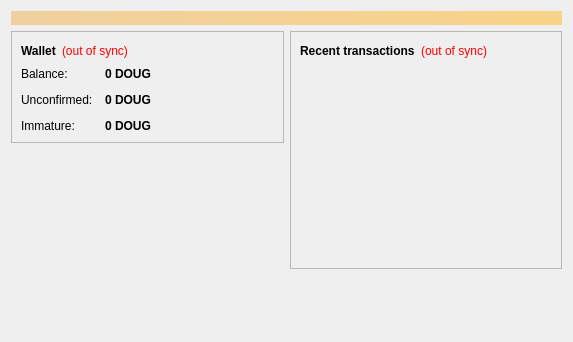
<?xml version="1.0" encoding="UTF-8"?>
<ui version="4.0">
 <class>OverviewPage</class>
 <widget class="QWidget" name="OverviewPage">
  <property name="geometry">
   <rect>
    <x>0</x>
    <y>0</y>
    <width>573</width>
    <height>342</height>
   </rect>
  </property>
  <property name="windowTitle">
   <string>Form</string>
  </property>
  <layout class="QVBoxLayout" name="topLayout">
   <item>
    <widget class="QLabel" name="labelAlerts">
     <property name="visible">
      <bool>false</bool>
     </property>
     <property name="styleSheet">
      <string notr="true">background-color: qlineargradient(x1: 0, y1: 0, x2: 1, y2: 0, stop:0 #F0D0A0, stop:1 #F8D488); color:#000000;</string>
     </property>
     <property name="wordWrap">
      <bool>true</bool>
     </property>
     <property name="margin">
      <number>3</number>
     </property>
    </widget>
   </item>
   <item>
    <layout class="QHBoxLayout" name="horizontalLayout" stretch="1,1">
     <item>
      <layout class="QVBoxLayout" name="verticalLayout_2">
       <item>
        <widget class="QFrame" name="frame">
         <property name="frameShape">
          <enum>QFrame::StyledPanel</enum>
         </property>
         <property name="frameShadow">
          <enum>QFrame::Raised</enum>
         </property>
         <layout class="QVBoxLayout" name="verticalLayout_4">
          <item>
           <layout class="QHBoxLayout" name="horizontalLayout_4">
            <item>
             <widget class="QLabel" name="label_5">
              <property name="font">
               <font>
                <weight>75</weight>
                <bold>true</bold>
               </font>
              </property>
              <property name="text">
               <string>Wallet</string>
              </property>
             </widget>
            </item>
            <item>
             <widget class="QLabel" name="labelWalletStatus">
              <property name="toolTip">
               <string>The displayed information may be out of date. Your wallet automatically synchronizes with the Dougcoin network after a connection is established, but this process has not completed yet.</string>
              </property>
              <property name="styleSheet">
               <string notr="true">QLabel { color: red; }</string>
              </property>
              <property name="text">
               <string notr="true">(out of sync)</string>
              </property>
              <property name="alignment">
               <set>Qt::AlignLeading|Qt::AlignLeft|Qt::AlignVCenter</set>
              </property>
             </widget>
            </item>
            <item>
             <spacer name="horizontalSpacer_2">
              <property name="orientation">
               <enum>Qt::Horizontal</enum>
              </property>
              <property name="sizeHint" stdset="0">
               <size>
                <width>40</width>
                <height>20</height>
               </size>
              </property>
             </spacer>
            </item>
           </layout>
          </item>
          <item>
           <layout class="QFormLayout" name="formLayout_2">
            <property name="fieldGrowthPolicy">
             <enum>QFormLayout::AllNonFixedFieldsGrow</enum>
            </property>
            <property name="horizontalSpacing">
             <number>12</number>
            </property>
            <property name="verticalSpacing">
             <number>12</number>
            </property>
            <item row="0" column="0">
             <widget class="QLabel" name="label">
              <property name="text">
               <string>Balance:</string>
              </property>
             </widget>
            </item>
            <item row="0" column="1">
             <widget class="QLabel" name="labelBalance">
              <property name="font">
               <font>
                <weight>75</weight>
                <bold>true</bold>
               </font>
              </property>
              <property name="cursor">
               <cursorShape>IBeamCursor</cursorShape>
              </property>
              <property name="toolTip">
               <string>Your current balance</string>
              </property>
              <property name="text">
               <string notr="true">0 DOUG</string>
              </property>
              <property name="textInteractionFlags">
               <set>Qt::LinksAccessibleByMouse|Qt::TextSelectableByKeyboard|Qt::TextSelectableByMouse</set>
              </property>
             </widget>
            </item>
            <item row="1" column="0">
             <widget class="QLabel" name="label_3">
              <property name="text">
               <string>Unconfirmed:</string>
              </property>
             </widget>
            </item>
            <item row="1" column="1">
             <widget class="QLabel" name="labelUnconfirmed">
              <property name="font">
               <font>
                <weight>75</weight>
                <bold>true</bold>
               </font>
              </property>
              <property name="cursor">
               <cursorShape>IBeamCursor</cursorShape>
              </property>
              <property name="toolTip">
               <string>Total of transactions that have yet to be confirmed, and do not yet count toward the current balance</string>
              </property>
              <property name="text">
               <string notr="true">0 DOUG</string>
              </property>
              <property name="textInteractionFlags">
               <set>Qt::LinksAccessibleByMouse|Qt::TextSelectableByKeyboard|Qt::TextSelectableByMouse</set>
              </property>
             </widget>
            </item>
            <item row="2" column="0">
             <widget class="QLabel" name="labelImmatureText">
              <property name="text">
               <string>Immature:</string>
              </property>
             </widget>
            </item>
            <item row="2" column="1">
             <widget class="QLabel" name="labelImmature">
              <property name="font">
               <font>
                <weight>75</weight>
                <bold>true</bold>
               </font>
              </property>
              <property name="toolTip">
               <string>Mined balance that has not yet matured</string>
              </property>
              <property name="text">
               <string notr="true">0 DOUG</string>
              </property>
              <property name="textInteractionFlags">
               <set>Qt::LinksAccessibleByMouse|Qt::TextSelectableByKeyboard|Qt::TextSelectableByMouse</set>
              </property>
             </widget>
            </item>
           </layout>
          </item>
         </layout>
        </widget>
       </item>
       <item>
        <spacer name="verticalSpacer">
         <property name="orientation">
          <enum>Qt::Vertical</enum>
         </property>
         <property name="sizeHint" stdset="0">
          <size>
           <width>20</width>
           <height>40</height>
          </size>
         </property>
        </spacer>
       </item>
      </layout>
     </item>
     <item>
      <layout class="QVBoxLayout" name="verticalLayout_3">
       <item>
        <widget class="QFrame" name="frame_2">
         <property name="frameShape">
          <enum>QFrame::StyledPanel</enum>
         </property>
         <property name="frameShadow">
          <enum>QFrame::Raised</enum>
         </property>
         <layout class="QVBoxLayout" name="verticalLayout">
          <item>
           <layout class="QHBoxLayout" name="horizontalLayout_2">
            <item>
             <widget class="QLabel" name="label_4">
              <property name="text">
               <string>&lt;b&gt;Recent transactions&lt;/b&gt;</string>
              </property>
             </widget>
            </item>
            <item>
             <widget class="QLabel" name="labelTransactionsStatus">
              <property name="toolTip">
               <string>The displayed information may be out of date. Your wallet automatically synchronizes with the Dougcoin network after a connection is established, but this process has not completed yet.</string>
              </property>
              <property name="styleSheet">
               <string notr="true">QLabel { color: red; }</string>
              </property>
              <property name="text">
               <string notr="true">(out of sync)</string>
              </property>
              <property name="alignment">
               <set>Qt::AlignRight|Qt::AlignTrailing|Qt::AlignVCenter</set>
              </property>
             </widget>
            </item>
            <item>
             <spacer name="horizontalSpacer">
              <property name="orientation">
               <enum>Qt::Horizontal</enum>
              </property>
              <property name="sizeHint" stdset="0">
               <size>
                <width>40</width>
                <height>20</height>
               </size>
              </property>
             </spacer>
            </item>
           </layout>
          </item>
          <item>
           <widget class="QListView" name="listTransactions">
            <property name="styleSheet">
             <string notr="true">QListView { background: transparent; }</string>
            </property>
            <property name="frameShape">
             <enum>QFrame::NoFrame</enum>
            </property>
            <property name="verticalScrollBarPolicy">
             <enum>Qt::ScrollBarAlwaysOff</enum>
            </property>
            <property name="horizontalScrollBarPolicy">
             <enum>Qt::ScrollBarAlwaysOff</enum>
            </property>
            <property name="selectionMode">
             <enum>QAbstractItemView::NoSelection</enum>
            </property>
           </widget>
          </item>
         </layout>
        </widget>
       </item>
       <item>
        <spacer name="verticalSpacer_2">
         <property name="orientation">
          <enum>Qt::Vertical</enum>
         </property>
         <property name="sizeHint" stdset="0">
          <size>
           <width>20</width>
           <height>40</height>
          </size>
         </property>
        </spacer>
       </item>
      </layout>
     </item>
    </layout>
   </item>
  </layout>
 </widget>
 <resources/>
 <connections/>
</ui>
